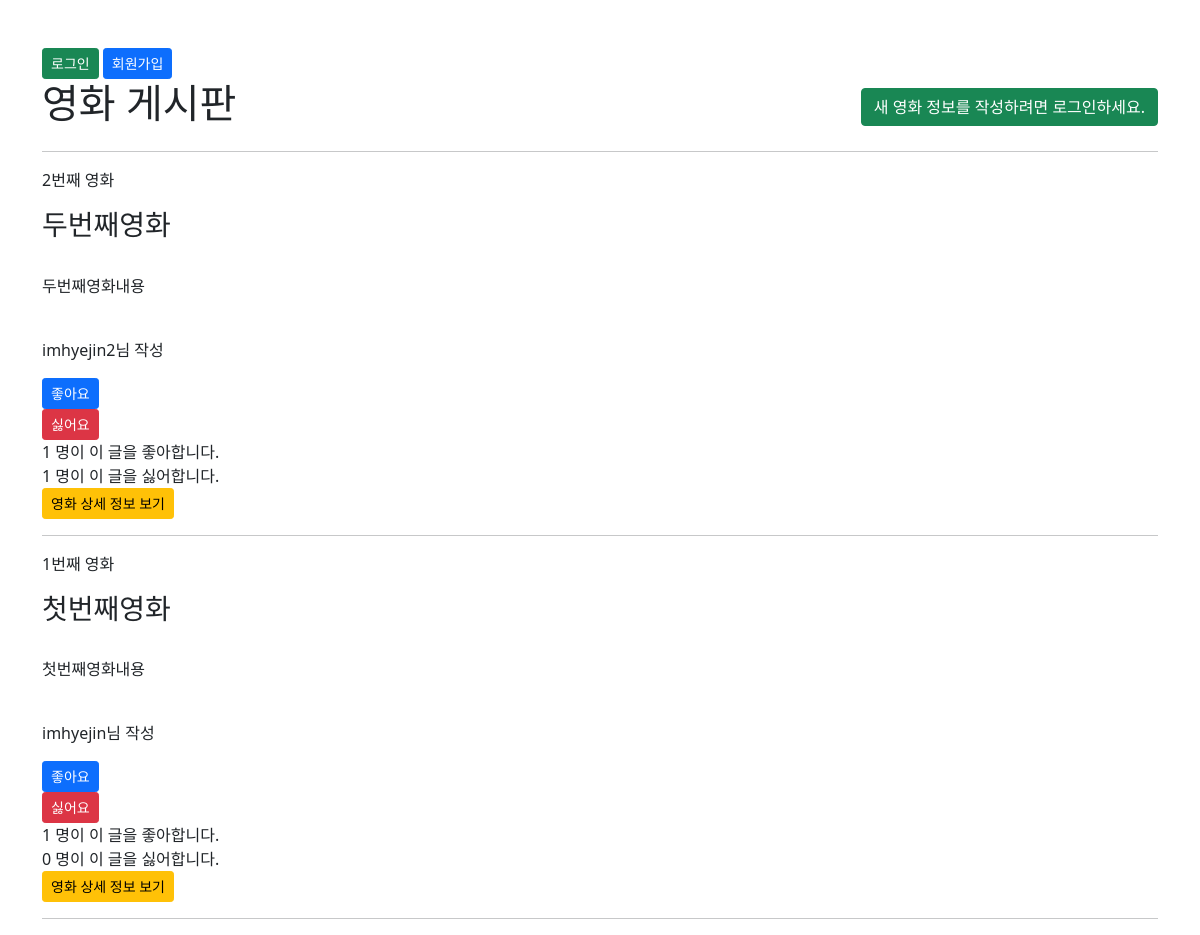
Page /movies/ on the committed database.
### movies/models.py (models this page shows, shortened)
class Movie(models.Model):
    like_users = models.ManyToManyField(settings.AUTH_USER_MODEL, related_name="like_movies")
    hate_users = models.ManyToManyField(settings.AUTH_USER_MODEL, related_name="hate_movies")
    user = models.ForeignKey(settings.AUTH_USER_MODEL, on_delete=models.CASCADE)
    title = models.CharField(max_length=10)
    content = models.TextField()
    created_at = models.DateTimeField(auto_now_add=True)
    updated_at = models.DateTimeField(auto_now=True)

### accounts/models.py (models this page shows)
class User(AbstractUser):
    followings = models.ManyToManyField('self', symmetrical=False, related_name="followers")

### movies/views.py (the view)
# urls.py: path("", views.index, name="index"),
@require_safe
def index(request):
    movies = Movie.objects.order_by("-pk")
    context = {
        "movies": movies,
    }
    return render(request, "movies/index.html", context)

### movies/templates/movies/index.html (shortened to what this page needs)
{% extends 'base.html' %}
{% block content %}
  <div class="d-flex justify-content-between align-items-center">
    <h1>영화 게시판</h1>
    {% if request.user.is_authenticated %}
      <a href="{% url 'movies:create' %}" class="btn btn-primary btn-sm">영화 정보 작성</a>
    {% else %}
      <a href="{% url 'accounts:login' %}" class="btn btn-success">새 영화 정보를 작성하려면 로그인하세요.</a>
    {% endif %}
  </div>
  <hr>
  {% for movie in movies %}
    <p>{{ movie.pk }}번째 영화</p>
    <h3>{{ movie.title }}</h3>
    <br>
    <p>{{ movie.content }}</p>
    <br>
    <p>{{ movie.user }}님 작성</p>
    <div>
      <form action="{% url 'movies:likes' movie.pk %}" method="post">
        {% if user in movie.like_users.all %}
          <input type="submit" value="좋아요 취소" class="btn btn-primary btn-sm">
        {% else %}
          <input type="submit" value="좋아요" class="btn btn-primary btn-sm">
        {% endif %}
      </form>
      <form action="{% url 'movies:hates' movie.pk %}" method="post">
        {% if user in movie.hate_users.all %}
          <input type="submit" value="싫어요 취소" class="btn btn-danger btn-sm">
        {% else %}
          <input type="submit" value="싫어요" class="btn btn-danger btn-sm">
        {% endif %}
      </form>
		  <span>{{ movie.like_users.all|length }} 명이 이 글을 좋아합니다.</span>
      <br>
      <span>{{ movie.hate_users.all|length }} 명이 이 글을 싫어합니다.</span>
    </div>
    <a href="{% url 'movies:detail' movie.pk %}" class="btn btn-warning btn-sm">영화 상세 정보 보기</a>
    <hr>
  {% endfor %}
{% endblock content %}

### rows in the picture
Movie: pk "2", title "두번째영화", content "두번째영화내용", user "imhyejin2", like_users.all|length "1", hate_users.all|length "1"
Movie: pk "1", title "첫번째영화", content "첫번째영화내용", user "imhyejin", like_users.all|length "1", hate_users.all|length "0"
